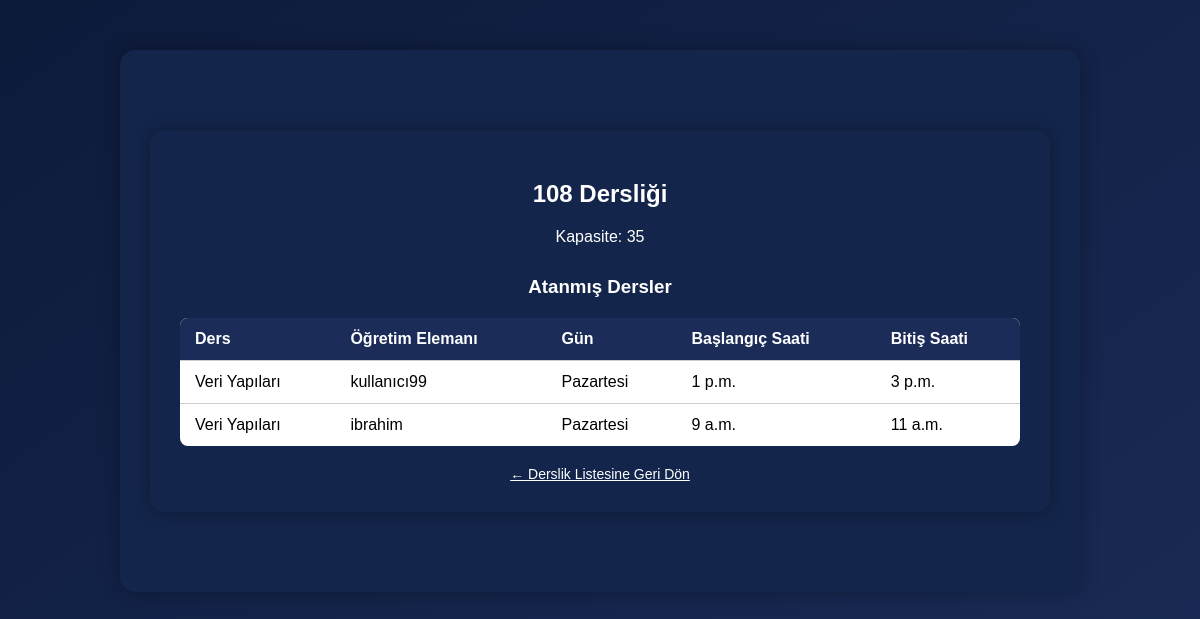
The app's page /uni/derslik/1/ (signed in) with its own data.
### uni/models.py (models this page shows, shortened)
class Derslik(models.Model):
    ad = models.CharField(max_length=50, unique=True)
    kapasite = models.IntegerField()

class DersProgrami(models.Model):
    GUNLER = [
        ('Pazartesi', 'Pazartesi'),
        ('Salı', 'Salı'),
        ('Çarşamba', 'Çarşamba'),
        ('Perşembe', 'Perşembe'),
        ('Cuma', 'Cuma'),
    ]
    ders = models.ForeignKey(Ders, on_delete=models.CASCADE)
    derslik = models.ForeignKey(Derslik, on_delete=models.CASCADE)
    ogretim_elemani = models.ForeignKey(User, on_delete=models.CASCADE, limit_choices_to={'role': 'akademisyen'})
    gun = models.CharField(max_length=10, choices=GUNLER)
    baslangic_saati = models.TimeField()
    bitis_saati = models.TimeField()
    class Meta:
        unique_together = ['ders', 'gun', 'baslangic_saati']

class Ders(models.Model):
    kod = models.CharField(max_length=10, unique=True)
    ad = models.CharField(max_length=100)
    ogrenci_sayisi = models.IntegerField(default=0)
    kredi = models.IntegerField()
    bolum = models.CharField(max_length=100)

class CustomUser(AbstractUser):
    ROLE_CHOICES = (
        ('bolum_baskani', 'Bölüm Başkanı'),
        ('bolum_sekreteri', 'Bölüm Sekreteri'),
        ('akademisyen', 'Akademisyen'),
        ('ogrenci', 'Öğrenci'),
    )
    role = models.CharField(max_length=20, choices=ROLE_CHOICES, null=True, blank=True)

### uni/views.py (the view)
# urls.py: path('derslik/<int:derslik_id>/', derslik_detay, name='derslik_detay'),
@login_required
def derslik_detay(request, derslik_id):
    derslik = get_object_or_404(Derslik, pk=derslik_id)
    dersler = DersProgrami.objects.filter(derslik=derslik)
    return render(request, "derslik_detay.html", {"derslik": derslik, "dersler": dersler})

### uni/templates/derslik_detay.html (shortened to what this page needs)
{% extends "base.html" %}
{% block content %}
<div class="container">
    <h2>{{ derslik.ad }} Dersliği</h2>
    <p style="text-align: center;">Kapasite: {{ derslik.kapasite }}</p>
    <h3>Atanmış Dersler</h3>
    <table>
        <tr>
            <th>Ders</th>
            <th>Öğretim Elemanı</th>
            <th>Gün</th>
            <th>Başlangıç Saati</th>
            <th>Bitiş Saati</th>
        </tr>
        {% for ders in dersler %}
        <tr>
            <td>{{ ders.ders.ad }}</td>
            <td>{{ ders.ogretim_elemani }}</td>
            <td>{{ ders.gun }}</td>
            <td>{{ ders.baslangic_saati }}</td>
            <td>{{ ders.bitis_saati }}</td>
        </tr>
        {% empty %}
        <tr>
            <td colspan="5" style="text-align: center;">Bu derslikte atanmış ders bulunmamaktadır.</td>
        </tr>
        {% endfor %}
    </table>
    <a href="{% url 'derslik_listesi' %}" class="btn-back">← Derslik Listesine Geri Dön</a>
</div>
{% endblock %}

### uni/templates/base.html (style rules this page uses)
body { margin: 0; padding: 0; background: linear-gradient(to bottom right, #0d1a3a, #223362); font-family: Arial, sans-serif; color: white; min-height: 100vh; }
.container { max-width: 1000px; margin: 0 auto; padding: 40px 20px; text-align: center; }
h2 { margin-bottom: 10px; }
p { margin-bottom: 30px; }

### uni/templates/derslik_detay.html (style rules this page uses)
body { background: linear-gradient(to bottom right, #0d1a3a, #1b2c59); color: white; margin: 0; padding: 0; min-height: 100vh; font-family: Arial, sans-serif; }
.container { max-width: 900px; margin: 50px auto; background-color: #13254b; padding: 30px; border-radius: 15px; box-shadow: 0 0 20px rgba(0, 0, 0, 0.3); }
h2, h3 { text-align: center; margin-bottom: 20px; }
table { width: 100%; border-collapse: collapse; background-color: white; color: black; border-radius: 8px; overflow: hidden; }
th, td { padding: 12px 15px; text-align: left; border-bottom: 1px solid #ccc; }
th { background-color: #1b2c59; color: white; }
tr:last-child td { border-bottom: none; }
.btn-back { display: block; text-align: center; margin-top: 20px; color: white; text-decoration: underline; font-size: 14px; }

### records on screen
Derslik: ad "108", kapasite "35"
DersProgrami: ders.ad "Veri Yapıları", ogretim_elemani "kullanıcı99", gun "Pazartesi", baslangic_saati "1 p.m.", bitis_saati "3 p.m."
DersProgrami: ders.ad "Veri Yapıları", ogretim_elemani "ibrahim", gun "Pazartesi", baslangic_saati "9 a.m.", bitis_saati "11 a.m."
